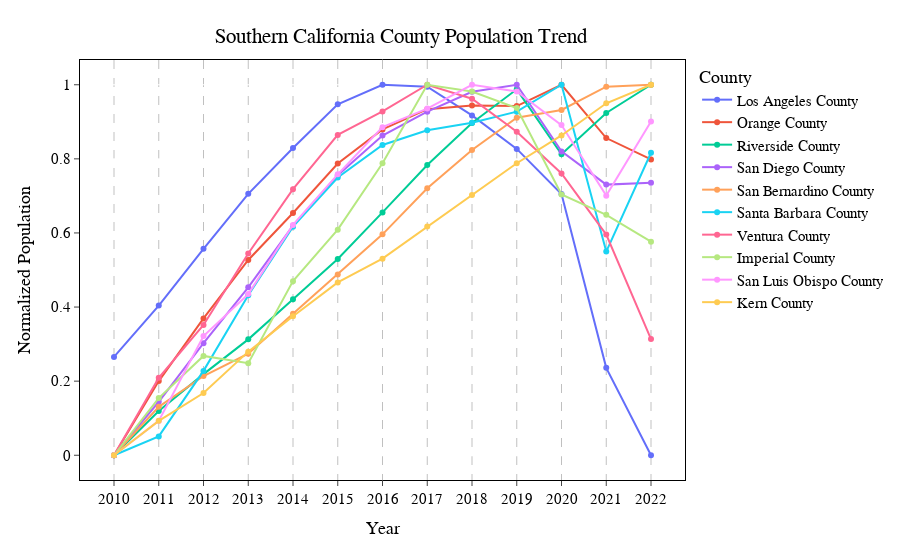

Notebook code for this chart:
### Code cell
fig = px.line(socal_pop, x='Year', y='Normalized Population', color='County', hover_data=['Population'], markers=True)
fig.update_layout(plot_bgcolor='white')
fig.update_layout(
    title={
        'text': "Southern California County Population Trend",
        'y':0.95,
        'x':0.445,
        'xanchor': 'center',
        'yanchor': 'top'},
    xaxis = dict(
        showgrid=True,
        gridwidth=0.5,
        gridcolor='grey',
        griddash='dash',
        mirror=True,
        ticks='outside',
        showline=True,
        tickmode='linear',
        linecolor='black',
        linewidth=1),
    yaxis = dict(
        mirror=True,
        ticks='outside',
        showline=True,
        linecolor='black',
        linewidth=1),
    font=dict(
        family="Times New Roman",
        size=15,
        color="Black"))
fig.show()

### Figure 1 — Plotly figure (JSON) as saved in the notebook; plotly's stock layout.template omitted (floating-point values rounded to 4 significant figures)
{"data": [{"customdata": [[9823246], [9876482], [9935375], [9992484], [10040072], [10085416], [10105708], [10103711], [10073906], [10039107], [9992236], [9811842], [9721138]], "hovertemplate": "County=Los Angeles County<br>Year=%{x}<br>Normalized Population=%{y}<br>Population=%{customdata[0]}<extra></extra>", "legendgroup": "Los Angeles County", "line": {"color": "#636efa", "dash": "solid"}, "marker": {"symbol": "circle"}, "mode": "lines+markers", "name": "Los Angeles County", "orientation": "v", "showlegend": true, "type": "scatter", "x": [2010, 2011, 2012, 2013, 2014, 2015, 2016, 2017, 2018, 2019, 2020, 2021, 2022], "xaxis": "x", "y": [0.2655, 0.4039, 0.5571, 0.7056, 0.8293, 0.9472, 1, 0.9948, 0.9173, 0.8268, 0.7049, 0.2359, 0], "yaxis": "y"}, {"customdata": [[3015171], [3049271], [3078068], [3104950], [3126537], [3149280], [3164986], [3174289], [3175973], [3175692], [3185516], [3161005], [3151184]], "hovertemplate": "County=Orange County<br>Year=%{x}<br>Normalized Population=%{y}<br>Population=%{customdata[0]}<extra></extra>", "legendgroup": "Orange County", "line": {"color": "#EF553B", "dash": "solid"}, "marker": {"symbol": "circle"}, "mode": "lines+markers", "name": "Orange County", "orientation": "v", "showlegend": true, "type": "scatter", "x": [2010, 2011, 2012, 2013, 2014, 2015, 2016, 2017, 2018, 2019, 2020, 2021, 2022], "xaxis": "x", "y": [0, 0.2002, 0.3692, 0.527, 0.6538, 0.7873, 0.8795, 0.9341, 0.944, 0.9423, 1, 0.8561, 0.7985], "yaxis": "y"}, {"customdata": [[2201576], [2234070], [2261204], [2286755], [2316162], [2345816], [2380081], [2414964], [2445789], [2470546], [2422847], [2453178], [2473902]], "hovertemplate": "County=Riverside County<br>Year=%{x}<br>Normalized Population=%{y}<br>Population=%{customdata[0]}<extra></extra>", "legendgroup": "Riverside County", "line": {"color": "#00cc96", "dash": "solid"}, "marker": {"symbol": "circle"}, "mode": "lines+markers", "name": "Riverside County", "orientation": "v", "showlegend": true, "type": "scatter", "x": [2010, 2011, 2012, 2013, 2014, 2015, 2016, 2017, 2018, 2019, 2020, 2021, 2022], "xaxis": "x", "y": [0, 0.1193, 0.219, 0.3128, 0.4208, 0.5297, 0.6555, 0.7836, 0.8968, 0.9877, 0.8125, 0.9239, 1], "yaxis": "y"}, {"customdata": [[3103212], [3137156], [3174335], [3209768], [3248877], [3280850], [3306089], [3321237], [3333861], [3338330], [3296045], [3274954], [3276208]], "hovertemplate": "County=San Diego County<br>Year=%{x}<br>Normalized Population=%{y}<br>Population=%{customdata[0]}<extra></extra>", "legendgroup": "San Diego County", "line": {"color": "#ab63fa", "dash": "solid"}, "marker": {"symbol": "circle"}, "mode": "lines+markers", "name": "San Diego County", "orientation": "v", "showlegend": true, "type": "scatter", "x": [2010, 2011, 2012, 2013, 2014, 2015, 2016, 2017, 2018, 2019, 2020, 2021, 2022], "xaxis": "x", "y": [0, 0.1444, 0.3025, 0.4532, 0.6195, 0.7555, 0.8629, 0.9273, 0.981, 1, 0.8202, 0.7305, 0.7358], "yaxis": "y"}, {"customdata": [[2040848], [2060827], [2073512], [2082738], [2099181], [2115411], [2131960], [2150945], [2166753], [2180085], [2183239], [2192882], [2193656]], "hovertemplate": "County=San Bernardino County<br>Year=%{x}<br>Normalized Population=%{y}<br>Population=%{customdata[0]}<extra></extra>", "legendgroup": "San Bernardino County", "line": {"color": "#FFA15A", "dash": "solid"}, "marker": {"symbol": "circle"}, "mode": "lines+markers", "name": "San Bernardino County", "orientation": "v", "showlegend": true, "type": "scatter", "x": [2010, 2011, 2012, 2013, 2014, 2015, 2016, 2017, 2018, 2019, 2020, 2021, 2022], "xaxis": "x", "y": [0, 0.1307, 0.2138, 0.2741, 0.3817, 0.488, 0.5963, 0.7205, 0.8239, 0.9112, 0.9318, 0.9949, 1], "yaxis": "y"}, {"customdata": [[424231], [425453], [429699], [434601], [439045], [442229], [444340], [445298], [445780], [446499], [448244], [437434], [443837]], "hovertemplate": "County=Santa Barbara County<br>Year=%{x}<br>Normalized Population=%{y}<br>Population=%{customdata[0]}<extra></extra>", "legendgroup": "Santa Barbara County", "line": {"color": "#19d3f3", "dash": "solid"}, "marker": {"symbol": "circle"}, "mode": "lines+markers", "name": "Santa Barbara County", "orientation": "v", "showlegend": true, "type": "scatter", "x": [2010, 2011, 2012, 2013, 2014, 2015, 2016, 2017, 2018, 2019, 2020, 2021, 2022], "xaxis": "x", "y": [0, 0.05089, 0.2277, 0.4318, 0.6169, 0.7495, 0.8374, 0.8773, 0.8974, 0.9273, 1, 0.5498, 0.8165], "yaxis": "y"}, {"customdata": [[825097], [830099], [833516], [838136], [842297], [845802], [847323], [849044], [848142], [846006], [843310], [839358], [832605]], "hovertemplate": "County=Ventura County<br>Year=%{x}<br>Normalized Population=%{y}<br>Population=%{customdata[0]}<extra></extra>", "legendgroup": "Ventura County", "line": {"color": "#FF6692", "dash": "solid"}, "marker": {"symbol": "circle"}, "mode": "lines+markers", "name": "Ventura County", "orientation": "v", "showlegend": true, "type": "scatter", "x": [2010, 2011, 2012, 2013, 2014, 2015, 2016, 2017, 2018, 2019, 2020, 2021, 2022], "xaxis": "x", "y": [0, 0.2089, 0.3516, 0.5445, 0.7183, 0.8646, 0.9281, 1, 0.9623, 0.8731, 0.7606, 0.5955, 0.3135], "yaxis": "y"}, {"customdata": [[174716], [175786], [176575], [176438], [177974], [178937], [180179], [181649], [181523], [181215], [179595], [179215], [178713]], "hovertemplate": "County=Imperial County<br>Year=%{x}<br>Normalized Population=%{y}<br>Population=%{customdata[0]}<extra></extra>", "legendgroup": "Imperial County", "line": {"color": "#B6E880", "dash": "solid"}, "marker": {"symbol": "circle"}, "mode": "lines+markers", "name": "Imperial County", "orientation": "v", "showlegend": true, "type": "scatter", "x": [2010, 2011, 2012, 2013, 2014, 2015, 2016, 2017, 2018, 2019, 2020, 2021, 2022], "xaxis": "x", "y": [0, 0.1543, 0.2681, 0.2484, 0.4699, 0.6088, 0.788, 1, 0.9818, 0.9374, 0.7037, 0.6489, 0.5765], "yaxis": "y"}, {"customdata": [[269802], [271058], [274160], [275696], [278227], [280077], [281803], [282481], [283354], [283111], [281879], [279298], [282013]], "hovertemplate": "County=San Luis Obispo County<br>Year=%{x}<br>Normalized Population=%{y}<br>Population=%{customdata[0]}<extra></extra>", "legendgroup": "San Luis Obispo County", "line": {"color": "#FF97FF", "dash": "solid"}, "marker": {"symbol": "circle"}, "mode": "lines+markers", "name": "San Luis Obispo County", "orientation": "v", "showlegend": true, "type": "scatter", "x": [2010, 2011, 2012, 2013, 2014, 2015, 2016, 2017, 2018, 2019, 2020, 2021, 2022], "xaxis": "x", "y": [0, 0.09268, 0.3216, 0.4349, 0.6217, 0.7582, 0.8856, 0.9356, 1, 0.9821, 0.8912, 0.7007, 0.901], "yaxis": "y"}, {"customdata": [[840996], [847970], [853606], [862000], [869176], [876031], [880856], [887356], [893758], [900202], [905828], [912351], [916108]], "hovertemplate": "County=Kern County<br>Year=%{x}<br>Normalized Population=%{y}<br>Population=%{customdata[0]}<extra></extra>", "legendgroup": "Kern County", "line": {"color": "#FECB52", "dash": "solid"}, "marker": {"symbol": "circle"}, "mode": "lines+markers", "name": "Kern County", "orientation": "v", "showlegend": true, "type": "scatter", "x": [2010, 2011, 2012, 2013, 2014, 2015, 2016, 2017, 2018, 2019, 2020, 2021, 2022], "xaxis": "x", "y": [0, 0.09285, 0.1679, 0.2796, 0.3752, 0.4664, 0.5307, 0.6172, 0.7024, 0.7882, 0.8631, 0.95, 1], "yaxis": "y"}], "layout": {"font": {"color": "Black", "family": "Times New Roman", "size": 15}, "legend": {"title": {"text": "County"}, "tracegroupgap": 0}, "margin": {"t": 60}, "plot_bgcolor": "white", "title": {"text": "Southern California County Population Trend", "x": 0.445, "xanchor": "center", "y": 0.95, "yanchor": "top"}, "xaxis": {"anchor": "y", "domain": [0, 1], "gridcolor": "grey", "griddash": "dash", "gridwidth": 0.5, "linecolor": "black", "linewidth": 1, "mirror": true, "showgrid": true, "showline": true, "tickmode": "linear", "ticks": "outside", "title": {"text": "Year"}}, "yaxis": {"anchor": "x", "domain": [0, 1], "linecolor": "black", "linewidth": 1, "mirror": true, "showline": true, "ticks": "outside", "title": {"text": "Normalized Population"}}}}
